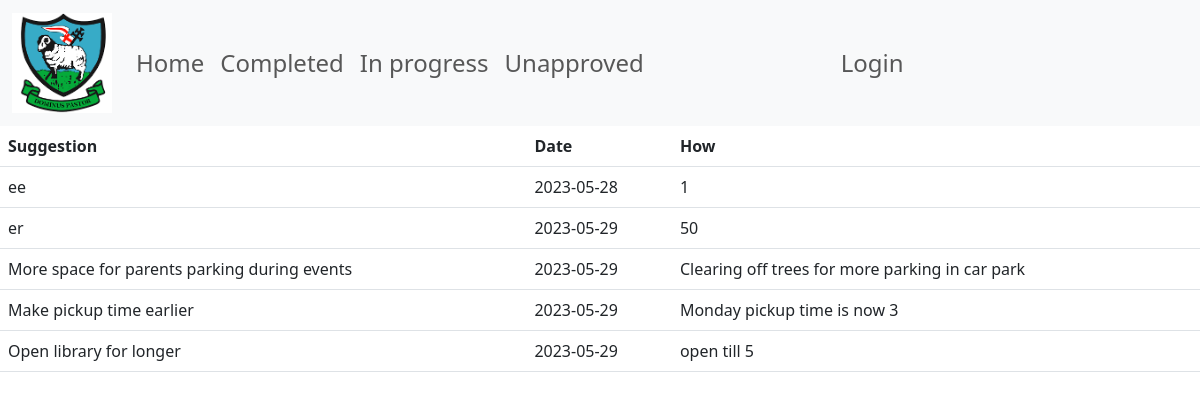
Page /completed on the committed database.
### tables this page shows
CREATE TABLE "Completed" (
	"ID"	INTEGER UNIQUE,
	"Date"	TEXT NOT NULL,
	"Suggestion"	TEXT NOT NULL,
	"Method"	TEXT NOT NULL,
	PRIMARY KEY("ID")
);

### app.py (the view)
@app.route("/completed")
def completed():
    with sqlite3.connect('suggestions.db') as con:
        cur = con.cursor()
        completedval = cur.execute('SELECT Date, Suggestion, Method FROM Completed').fetchall()
    return render_template('completed.html', completedval = completedval)

### templates/completed.html (shortened to what this page needs)
{% extends 'guests.html' %}
{% block body %}
<table class="table">
    <thead>
      <tr>
        <th scope="col">Suggestion</th>
        <th scope="col">Date</th>
        <th scope="col">How</th>
      </tr>
    </thead>
    <tbody>
      {% for val in completedval %}
      <tr>
        <td>{{ val[1] }}</td>
        <td>{{ val[0] }}</td>
        <td>{{ val[2] }}</td>
      </tr>
      {% endfor %}
    </tbody>
  </table>
{% endblock %}

### templates/guests.html (shortened to what this page needs)
<!DOCTYPE html>
<html lang="en">
  <head>
    <link href="https://cdn.jsdelivr.net/npm/bootstrap@5.3.0-alpha1/dist/css/bootstrap.min.css" rel="stylesheet">
    <link href="static/site.css" rel="stylesheet">
</head>
  <body>
    <nav class="navbar navbar-expand-lg bg-body-tertiary">
        <div class="container-fluid">
          <a class="navbar-brand" href="/"><img src="static/sjcicon.ico" alt="sjc logo" height="100" width="100"></a>
          <div class="collapse navbar-collapse" id="navbarNavAltMarkup">
            <div class="navbar-nav">
              <a class="nav-link" aria-current="page" href="/">Home</a>
              <a class="nav-link" href="/completed">Completed</a>
              <a class="nav-link" href="/inprogress">In progress</a>
              <a class="nav-link" href="/unapproved">Unapproved</a>
              {% if not current_user.is_authenticated %}
              <a class="nav-link" href="/login" style="position: relative; left: 30%;">Login</a>
              {% endif %}
            </div>
          </div>
        </div>
      </nav>
    {% block body %}{% endblock %}
  </body>
</html>

### static/site.css (style rules this page uses)
.nav-link { font-size: x-large; }
td { padding: 10px; }

### rows in the picture
Completed: Suggestion "ee", Date "2023-05-28", Method "1"
Completed: Suggestion "er", Date "2023-05-29", Method "50"
Completed: Suggestion "More space for parents parking during events", Date "2023-05-29", Method "Clearing off trees for more parking in car park"
Completed: Suggestion "Make pickup time earlier", Date "2023-05-29", Method "Monday pickup time is now 3"
Completed: Suggestion "Open library for longer", Date "2023-05-29", Method "open till 5"
